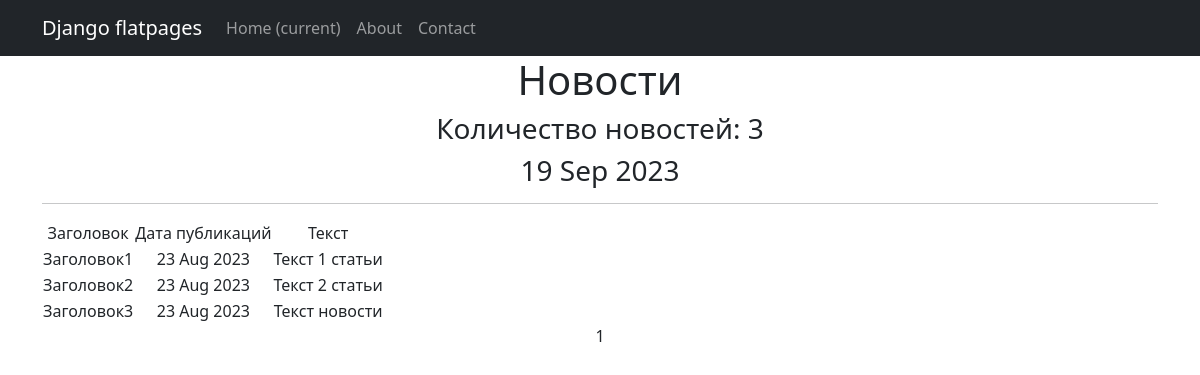
The page /news/ on the database as committed earlier.
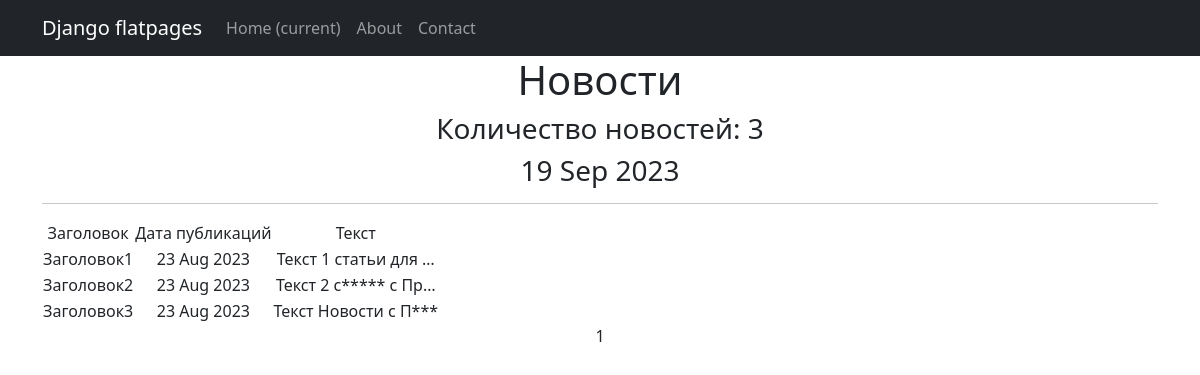
The same page on the database as committed later.
### news/models.py (models this page shows, shortened)
class Post(models.Model):
    ARTICLE = 'AT'
    NEWS = 'NW'
    CHOICE = [(ARTICLE, 'Статья'), (NEWS, 'Новость')]
    author = models.ForeignKey(Author, on_delete=models.CASCADE)
    choice = models.CharField(max_length=2, choices=CHOICE,default=NEWS)
    data = models.DateField(auto_now_add=True)
    category = models.ManyToManyField(Category, through='PostCategory')
    header = models.CharField(max_length=64,)
    post_text = models.TextField(default='text')
    post_rating = models.IntegerField(default=0)

### news/views.py (the view)
# urls.py: path('', PostList.as_view(),name='posts_list'),
class PostList(ListView):
    model = Post
    ordering = 'data'
    template_name = 'posts.html'
    context_object_name = 'posts'
    paginate_by = 10
    def get_context_data(self, **kwargs):
        context = super().get_context_data(**kwargs)
        context['time_now'] = datetime.utcnow()
        return context

### news/templatetags/custom_filters.py (called while the page is built)
@register.filter()
def censor(value):
    if not isinstance(value, str):
        raise ValueError('Фильтр только для строк')
    words = value.split()
    for i, word in enumerate(words):
        if word[1:].islower():
            pass
        else:
            words[i] = word[0] + '*' * len(word[1:])
    return ' '.join(words)

### templates/posts.html (shortened to what this page needs)
{% extends 'flatpages/default.html' %}
{% load custom_filters %}
{% load custom_tags %}
{% block content %}
   <h1>Новости</h1>
    <h3>Количество новостей: {{ posts|length }}<h3>
    <h3>{{ time_now|date:'d M Y' }}</h3>
   <hr>
   {% if posts %}
       <table>
           <tr>
               <td>Заголовок</td>
               <td>Дата публикаций</td>
               <td>Текст</td>
           </tr>
           {% for post in posts %}
           <tr>
               <td>{{ post.header }}</td>
               <td>{{ post.data|date:'d M Y' }}</td>
               <td>{{ post.post_text|truncatechars:20|censor }}</td>
           </tr>
           {% endfor %}
       </table>
   {% else %}
       <h2>Новостей нет!</h2>
   {% endif %}
   {{ page_obj.number }}
{% endblock content %}

Rows that differ between the two databases and show on the page:
changed Post "Заголовок1": post_text|censor "Текст 1 статьи" → "Текст 1 статьи для …"
changed Post "Заголовок2": post_text|censor "Текст 2 статьи" → "Текст 2 с***** c Пр…"
changed Post "Заголовок3": post_text|censor "Текст новости" → "Текст Новости с П***"
